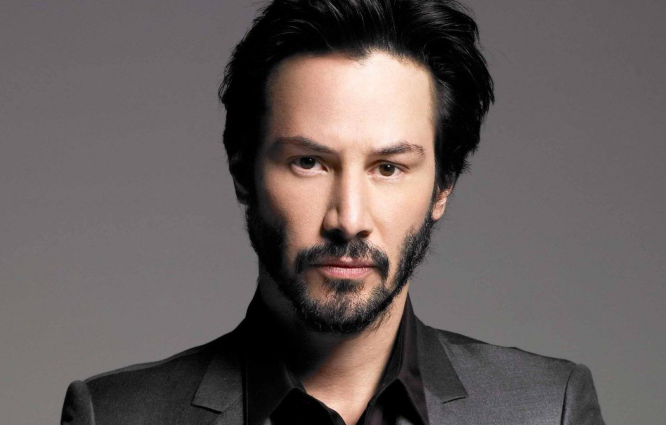
#> input picture keanureeves.jpg, 1332 x 850 px (shown at 1/2 size)
$ python CODE.py
#> lines starting #> are read from the running program, lines starting #| are printed output that depends on the picture
from PIL import Image, ImageDraw, ImageFont

import math

chars = "$@B%8&WM#*oahkbdpqwmZO0QLCJUYXzcvunxrjft/\\|()1{}[]?-_+~<>i!lI;:,\"^`'. "[::-1]
# chars = "#Wo- "[::-1]
charArray = list(chars)
charLength = len(charArray)
interval = charLength/256

scaleFactor = 0.09

oneCharWidth = 10
oneCharHeight = 18

def getChar(inputInt):
    return charArray[math.floor(inputInt*interval)]

text_file = open("Output.txt", "w")

im = Image.open("keanureeves.jpg")
#> im is the input picture: PIL image 1332x850 RGB; mean R, G, B 101.5, 92.8, 91.3

fnt = ImageFont.truetype('C:\\Windows\\Fonts\\lucon.ttf', 15)

width, height = im.size
#> width = 1332; height = 850
im = im.resize((int(scaleFactor*width), int(scaleFactor*height*(oneCharWidth/oneCharHeight))), Image.NEAREST)
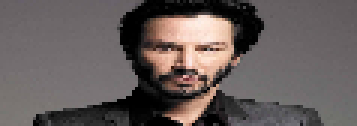
#> im: PIL image 119x42 RGB (shown 3 times larger); mean R, G, B 101.6, 92.8, 91.4
width, height = im.size
#> width = 119; height = 42
pix = im.load()

outputImage = Image.new('RGB', (oneCharWidth * width, oneCharHeight * height), color = (0, 0, 0))
#> outputImage: PIL image 1190x756 RGB; every value is 0
d = ImageDraw.Draw(outputImage)

for i in range(height):
    for j in range(width):
        r, g, b = pix[j, i]
        h = int(r/3 + g/3 + b/3)
        pix[j, i] = (h, h, h)
        text_file.write(getChar(h))
        d.text((j*oneCharWidth, i*oneCharHeight), getChar(h), font = fnt, fill = (r, g, b))

    text_file.write('\n')

outputImage.save('output 03.png')
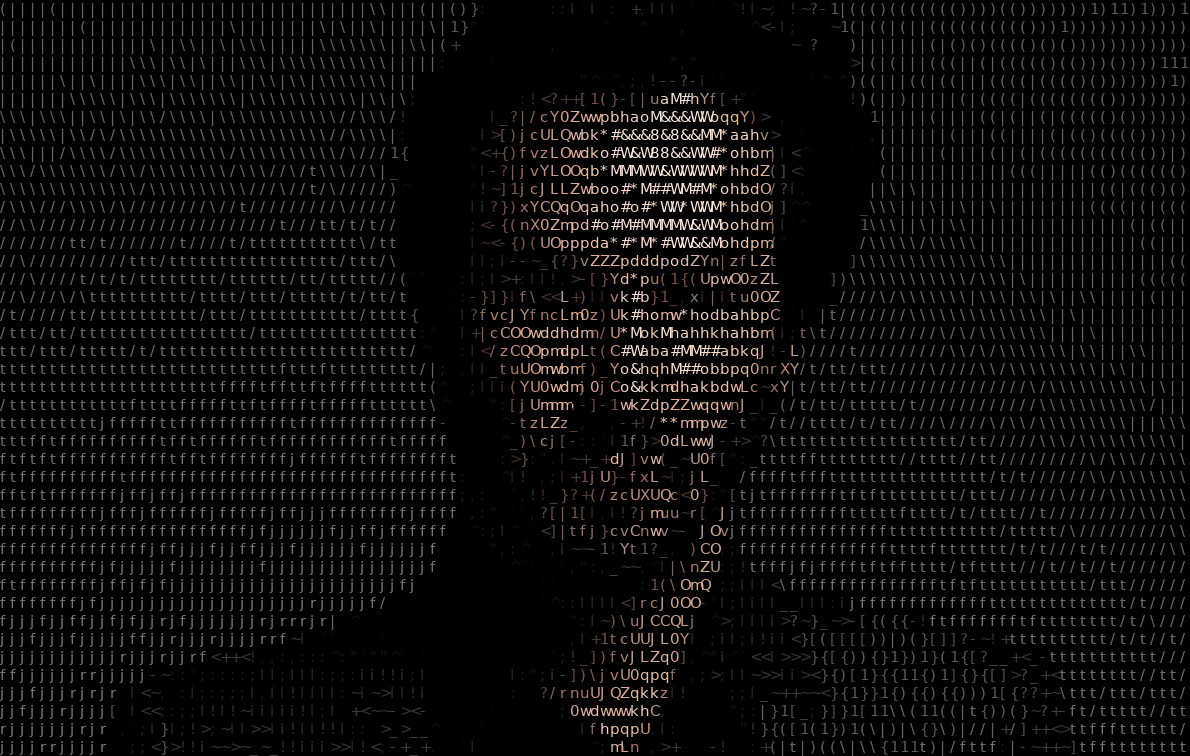
#> saved as output 03.png: PIL image 1190x756 RGB; mean R, G, B 11.8, 10.6, 10.4
